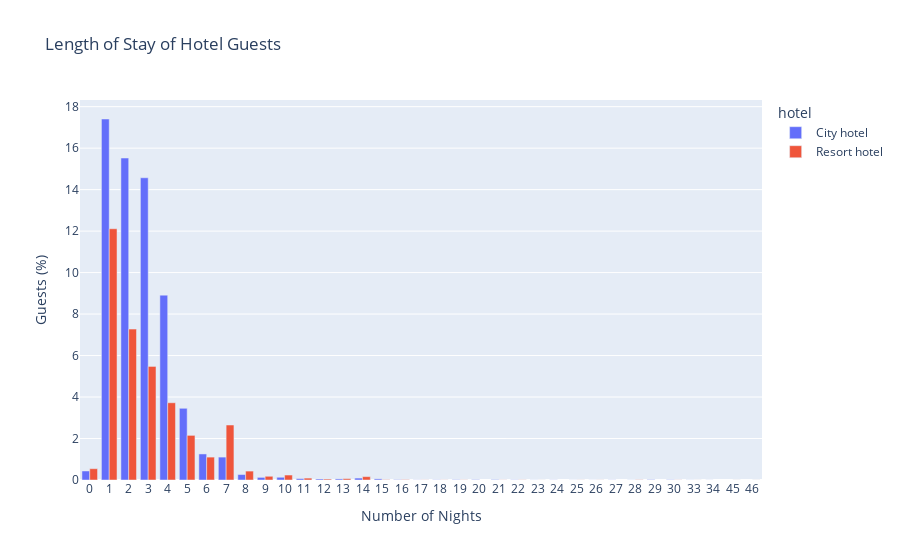

Notebook source saved alongside this figure:
### Markdown cell above
### **How long do people stay at the hotels?**

### Code cell
df['number_of_nights'] = df['stays_in_weekend_nights'] + df['stays_in_week_nights']

city_df = df[df['hotel'] == 'City Hotel']
resort_df = df[df['hotel'] == 'Resort Hotel']

city_nights = city_df.groupby('number_of_nights')['hotel'].count().reset_index(name='guests')
city_nights['hotel'] = 'City hotel'

resort_nights = resort_df.groupby('number_of_nights')['hotel'].count().reset_index(name='guests')
resort_nights['hotel'] = 'Resort hotel'

full_night_data = pd.concat([city_nights, resort_nights], ignore_index=True)

total_guests = full_night_data['guests'].sum()

full_night_data['percentage'] = (full_night_data['guests'] / total_guests) * 100

fig = px.bar(full_night_data, 
             x='number_of_nights', 
             y='percentage', 
             color='hotel', 
             title='Length of Stay of Hotel Guests',
             labels={'number_of_nights': 'Number of Nights', 'percentage': 'Guests (%)'},
             barmode='group')

fig.update_xaxes(type='category') 
fig.show()

### Figure 1 — Plotly figure (JSON) as saved in the notebook; plotly's stock layout.template omitted (floating-point values rounded to 4 significant figures)
{"data": [{"alignmentgroup": "True", "hovertemplate": "hotel=City hotel<br>Number of Nights=%{x}<br>Guests (%)=%{y}<extra></extra>", "legendgroup": "City hotel", "marker": {"color": "#636efa", "pattern": {"shape": ""}}, "name": "City hotel", "offsetgroup": "City hotel", "orientation": "v", "showlegend": true, "textposition": "auto", "type": "bar", "x": [0, 1, 2, 3, 4, 5, 6, 7, 8, 9, 10, 11, 12, 13, 14, 15, 16, 17, 18, 19, 20, 21, 22, 23, 24, 25, 26, 27, 28, 29, 30, 33, 34], "xaxis": "x", "y": [0.4351, 17.41, 15.52, 14.57, 8.913, 3.457, 1.256, 1.104, 0.2633, 0.1262, 0.1316, 0.06765, 0.04936, 0.05302, 0.09324, 0.05485, 0.01645, 0.005485, 0.009141, 0.01463, 0.01645, 0.01828, 0.009141, 0.003657, 0.005485, 0.001828, 0.001828, 0.005485, 0.003657, 0.01645, 0.01097, 0.003657, 0.001828], "yaxis": "y"}, {"alignmentgroup": "True", "hovertemplate": "hotel=Resort hotel<br>Number of Nights=%{x}<br>Guests (%)=%{y}<extra></extra>", "legendgroup": "Resort hotel", "marker": {"color": "#EF553B", "pattern": {"shape": ""}}, "name": "Resort hotel", "offsetgroup": "Resort hotel", "orientation": "v", "showlegend": true, "textposition": "auto", "type": "bar", "x": [0, 1, 2, 3, 4, 5, 6, 7, 8, 9, 10, 11, 12, 13, 14, 15, 16, 17, 18, 19, 21, 22, 23, 25, 26, 28, 30, 33, 45, 46], "xaxis": "x", "y": [0.5448, 12.11, 7.277, 5.476, 3.724, 2.152, 1.104, 2.651, 0.4296, 0.1792, 0.2395, 0.09141, 0.04571, 0.06582, 0.1627, 0.01463, 0.01645, 0.005485, 0.005485, 0.007313, 0.005485, 0.007313, 0.001828, 0.003657, 0.003657, 0.01097, 0.005485, 0.001828, 0.001828, 0.001828], "yaxis": "y"}], "layout": {"barmode": "group", "legend": {"title": {"text": "hotel"}, "tracegroupgap": 0}, "title": {"text": "Length of Stay of Hotel Guests"}, "xaxis": {"anchor": "y", "domain": [0, 1], "title": {"text": "Number of Nights"}, "type": "category"}, "yaxis": {"anchor": "x", "domain": [0, 1], "title": {"text": "Guests (%)"}}}}
